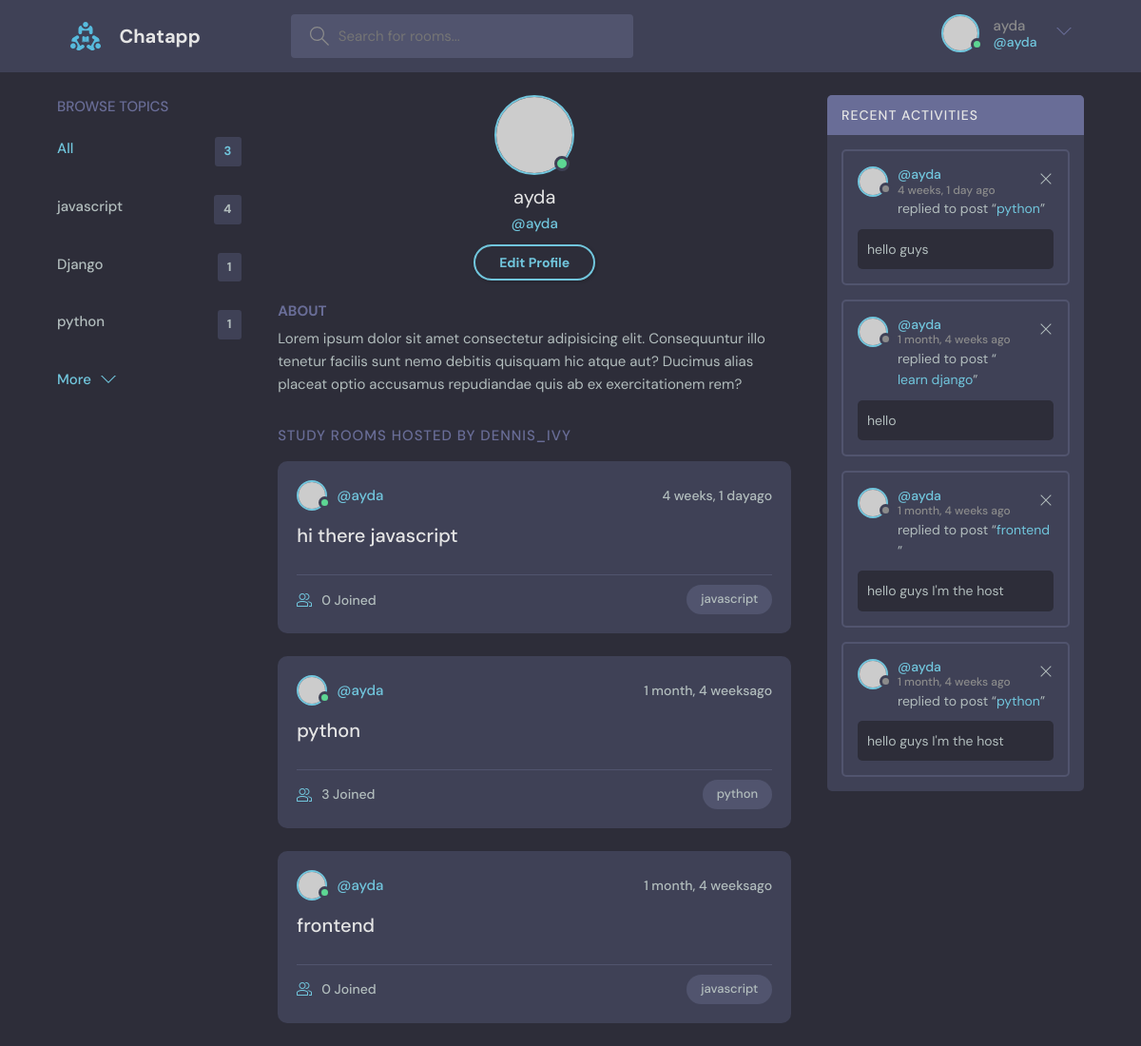
/profile/1/ (signed in), run on the app's committed database.
### base/models.py (models this page shows, shortened)
class Topic(models.Model):
    name=models.CharField(max_length=200)

class Room(models.Model):
    host=models.ForeignKey(User,on_delete=models.SET_NULL,null=True)
    topic=models.ForeignKey(Topic, on_delete=models.SET_NULL,null=True)
    name=models.CharField(max_length=300)
    description=models.TextField(null=True,blank=True)
    participants=models.ManyToManyField(User,related_name='paricipants',blank=True)
    updated=models.DateTimeField(auto_now=True)
    created=models.DateTimeField(auto_now_add=True)
    class Meta:
        ordering=['-updated','-created']
    def __str__(self):
        return self.name

class Message(models.Model):
    user=models.ForeignKey(User, on_delete=models.CASCADE)
    room=models.ForeignKey(Room,on_delete=models.CASCADE)
    body=models.TextField()
    updated=models.DateTimeField(auto_now=True)
    created=models.DateTimeField(auto_now_add=True)
    class Meta:
        ordering=['-updated','-created']
    def __str__(self):
        return self.body[0:50]

### base/views.py (the view)
# urls.py: path('profile/<str:pk>/',views.userProfile, name='userProfile'),
def userProfile(request,pk):
    user=User.objects.get(id=pk)
    rooms=user.room_set.all()
    room_messages=user.message_set.all()
    topics=Topic.objects.all()
    context={'user':user,'rooms':rooms,'room_messages':room_messages,'topics':topics}
    return render(request,'base/profile.html',context)

### base/templates/base/profile.html
{% extends 'main.html'%}
   {% block content%}
  <main class="profile-page layout layout--3">
    <div class="container">
      {% include 'base/topics_component.html'%}
      <div class="roomList">
        <div class="profile">
          <div class="profile__avatar">
            <div class="avatar avatar--large active">
              <img src="https://randomuser.me/api/portraits/men/11.jpg" />
            </div>
          </div>
          <div class="profile__info">
            <h3>{{user.username}}</h3>
            <p>@{{user.username}}</p>
            {% if request.user == user%}
            <a href="{% url 'updateUser'%}" class="btn btn--main btn--pill">Edit Profile</a>
          {%endif%}
          </div>
          <div class="profile__about">
            <h3>About</h3>
            <p>
              Lorem ipsum dolor sit amet consectetur adipisicing elit. Consequuntur illo tenetur
              facilis sunt nemo debitis quisquam hic atque aut? Ducimus alias placeat optio
              accusamus repudiandae quis ab ex exercitationem rem?
            </p>
          </div>
        </div>
        <div class="roomList__header">
          <div>
            <h2>Study Rooms Hosted by dennis_ivy</a>
            </h2>
          </div>
        </div>
        {% include 'base/feed_component.html'%}
      </div>
      {% include 'base/activity_component.html'%}
    </div>
  </main>
  {% endblock content %}

### templates/nav.html (shortened to what this page needs)
{% load static%}
<header class="header header--loggedIn">
    <div class="container">
      <a href="{% url 'home' %}" class="header__logo">
        <img src="{% static 'images/logo.svg'%}" />
        <h1>Chatapp</h1>
      </a>
      <form class="header__search" method="GET" action="{% url 'home'%}">
        <label>
          <input name="q" placeholder="Search for rooms..." />
        </label>
      </form>
      <nav class="header__menu">
        {% if request.user.is_authenticated %}
        <div class="header__user">
          <a href="{% url 'updateUser'%}">
            <div class="avatar avatar--medium active">
              <img src="https://randomuser.me/api/portraits/men/37.jpg" />
            </div>
            <p>{{request.user}} <span>@{{request.user}}</span></p>
          </a>
          <button class="dropdown-button">
            <svg version="1.1" xmlns="http://www.w3.org/2000/svg" width="32" height="32" viewBox="0 0 32 32">
              <title>chevron-down</title>
              <path d="M16 21l-13-13h-3l16 16 16-16h-3l-13 13z"></path>
            </svg>
          </button>
        </div>
        {% else %}
        <a href="{% url 'login'%}">
            <img src="{% static 'images/avatar.svg' %}" />
            <p>Login</p>
          </a>
        {%endif%}
      </nav>
    </div>
  </header>

### base/templates/base/topics_component.html
<div class="topics">
  <div class="topics__header">
    <h2>Browse Topics</h2>
  </div>
  <ul class="topics__list">
    <li>
      <a href="{% url 'home'%}" class="active">All <span>{{topics.count}}</span></a>
    </li>
    {% for topic in topics%}
    <li>
      <a href="{% url 'home'%}?q={{topic.name}}">{{topic.name}} <span>{{topic.room_set.all.count}}</span></a>
    </li>
    {% endfor%}
  </ul>
  <a class="btn btn--link" href="topics.html">
    More
    <svg version="1.1" xmlns="http://www.w3.org/2000/svg" width="32" height="32" viewBox="0 0 32 32">
      <title>chevron-down</title>
      <path d="M16 21l-13-13h-3l16 16 16-16h-3l-13 13z"></path>
    </svg>
  </a>
</div>

### base/templates/base/feed_component.html (shortened to what this page needs)
{% for room in rooms%}
<div class="roomListRoom">
  <div class="roomListRoom__header">
    <a href="{% url 'userProfile' room.host.id %}" class="roomListRoom__author">
      <div class="avatar avatar--small active">
        <img src="https://randomuser.me/api/portraits/men/11.jpg" />
      </div>
      <span>@{{room.host.username}}</span>
    </a>
    <div class="roomListRoom__actions">
      <span>{{room.created|timesince}}ago</span>
    </div>
  </div>
  <div class="roomListRoom__content">
    <a href="{% url 'room' room.id %}">{{room.name}}</a>
  </div>
  <div class="roomListRoom__meta">
    <a href="{% url 'room' room.id %}" class="roomListRoom__joined">
     {{room.participants.all.count}} Joined
    </a>
    <p class="roomListRoom__topic">{{room.topic.name}}</p>
  </div>
</div>
{% endfor%}

### base/templates/base/activity_component.html
 <div class="activities">
  <div class="activities__header">
    <h2>Recent Activities</h2>
  </div>
  {%for message in room_messages %}
  <div class="activities__box">
    <div class="activities__boxHeader roomListRoom__header">
      <a href="{% url 'userProfile' message.user.id %}" class="roomListRoom__author">
        <div class="avatar avatar--small">
          <img src="https://randomuser.me/api/portraits/women/11.jpg" />
        </div>
        <p>
          @{{message.user}}
          <span>{{message.created|timesince}} ago</span>
        </p>
      </a>
      {% if request.user == message.user%}
      <div class="roomListRoom__actions">
        <a href="{% url 'deleteMessage' message.id %}">
          <svg version="1.1" xmlns="http://www.w3.org/2000/svg" width="32" height="32" viewBox="0 0 32 32">
            <title>remove</title>
            <path
              d="M27.314 6.019l-1.333-1.333-9.98 9.981-9.981-9.981-1.333 1.333 9.981 9.981-9.981 9.98 1.333 1.333 9.981-9.98 9.98 9.98 1.333-1.333-9.98-9.98 9.98-9.981z"
            ></path>
          </svg>
        </a>
      </div>
      {% endif %}
    </div>
    <div class="activities__boxContent">
      <p>replied to post “<a href="{% url 'room' message.room.id %}">{{message.room}}</a>”</p>
      <div class="activities__boxRoomContent">
        {{message}}
        </div>
    </div>
  </div>
  {% endfor %}
</div>

### data on the page
Topic: name "javascript", room_set.all.count "4"
Topic: name "Django", room_set.all.count "1"
Topic: name "python", room_set.all.count "1"
Room: host.username "ayda", created "4 weeks, 1 day", name "hi there javascript", participants.all.count "0", topic.name "javascript"
Room: host.username "ayda", created "1 month, 4 weeks", name "python", participants.all.count "3", topic.name "python"
Room: host.username "ayda", created "1 month, 4 weeks", name "frontend", participants.all.count "0", topic.name "javascript"
Message: user "ayda", created "4 weeks, 1 day", room "python", body "hello guys"
Message: user "ayda", created "1 month, 4 weeks", room "learn django", body "hello"
Message: user "ayda", created "1 month, 4 weeks", room "frontend", body "hello guys I'm the host"
Message: user "ayda", created "1 month, 4 weeks", room "python", body "hello guys I'm the host"

### other printed values
{{ request.user }} "ayda"
{{ topics.count }} "3"
{{ user.username }} "ayda"
